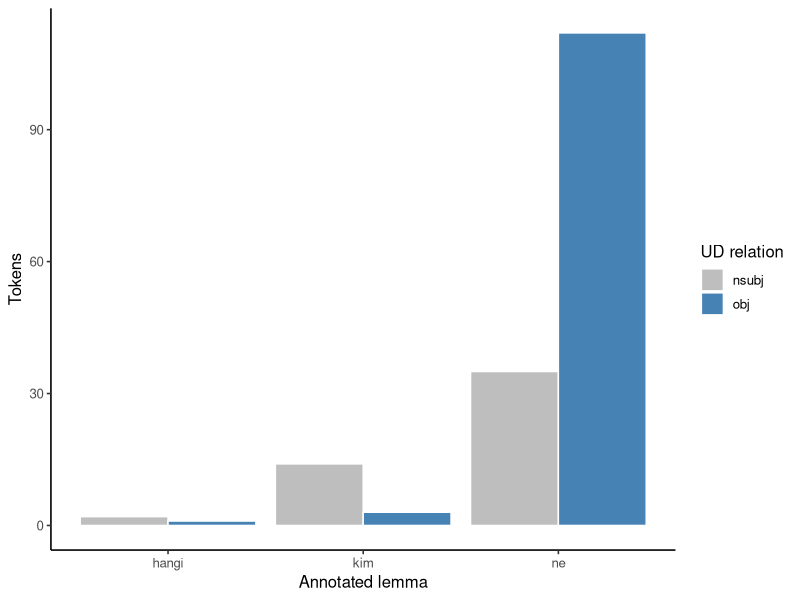

Here is the R script that generated this plot:
## ---- chunk 1
#| label: load-question-tokens
library(ggplot2)

wh <- read.csv(
  "data/ud-turkish-boun/question-core-arguments.csv",
  stringsAsFactors = FALSE,
  fileEncoding = "UTF-8"
)
wh$outcome_id <- paste(wh$split, wh$sentence_id, wh$token_id, sep = ":")

stopifnot(
  nrow(wh) == 167L,
  !anyDuplicated(wh$outcome_id),
  setequal(unique(wh$lemma), c("hangi", "kim", "ne")),
  setequal(unique(wh$dependency_relation), c("nsubj", "obj")),
  all(wh$object == (wh$dependency_relation == "obj")),
  all(wh$ne_lemma == (wh$lemma == "ne"))
)

head(wh[c("outcome_id", "form", "lemma", "dependency_relation")])
## ---- chunk 2
#| label: inspect-question-outcomes
category_counts <- as.data.frame(
  xtabs(~ lemma + dependency_relation, data = wh)
)
names(category_counts)[3] <- "tokens"

stopifnot(
  nrow(category_counts) ==
    length(unique(wh$lemma)) * length(unique(wh$dependency_relation)),
  all(category_counts$tokens > 0),
  sum(category_counts$tokens) == nrow(wh)
)

category_counts
## ---- chunk 3
#| label: plot-question-outcomes
#| fig-cap: "Observed token counts in the six lemma–relation categories of the finite extract."
ggplot(category_counts,
       aes(lemma, tokens, fill = dependency_relation)) +
  geom_col(position = "dodge", color = "white") +
  scale_fill_manual(values = c(nsubj = "grey", obj = "steelblue")) +
  labs(x = "Annotated lemma", y = "Tokens", fill = "UD relation") +
  theme_classic(base_size = 12)
## ---- chunk 4
#| label: check-outcome-membership
observed_key <- wh$outcome_id[[1]]
unobserved_key <- "test:not-a-sentence:1"

c(
  observed = observed_key %in% wh$outcome_id,
  unobserved = unobserved_key %in% wh$outcome_id
)
